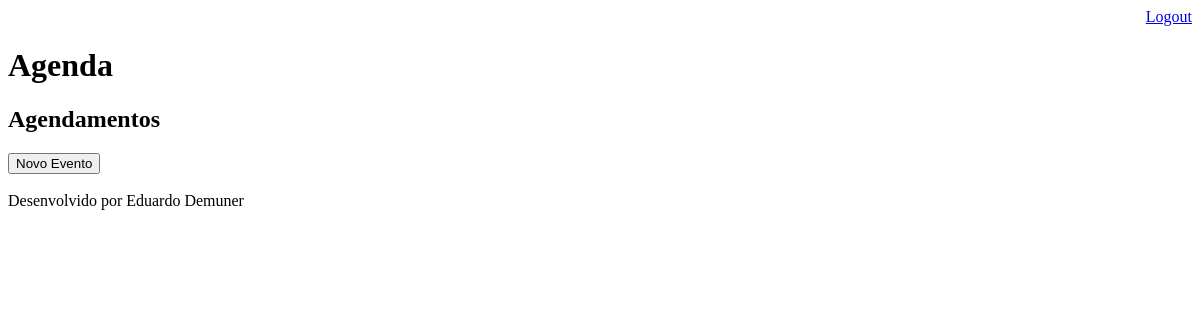
Before: /agenda/ (signed in) with the older database file.
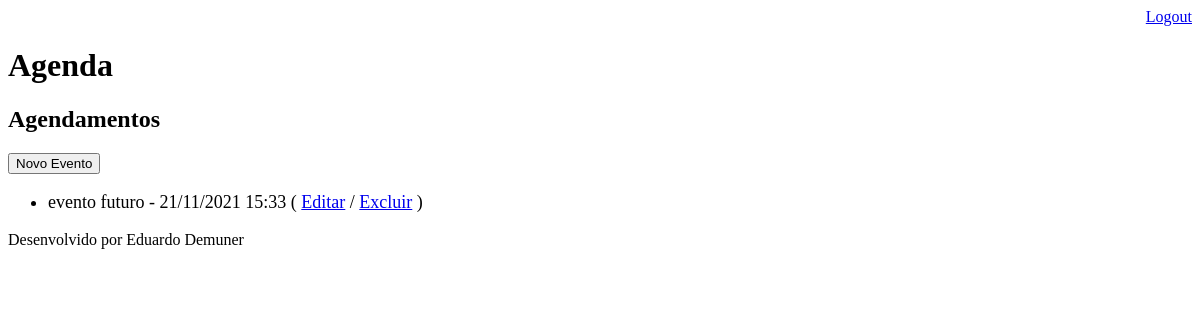
After: the same page with the newer database file.
### core/models.py (models this page shows, shortened)
class Evento(models.Model):
    titulo = models.CharField(max_length=100)
    descricao = models.TextField(blank=True, null=True)
    data_evento = models.DateTimeField(verbose_name='Data do Evento')
    data_criacao = models.DateTimeField(auto_now=True)
    usuario = models.ForeignKey(User, on_delete=models.CASCADE)
    class Meta:
        db_table = 'evento'
    def get_data_evento(self):
        return self.data_evento.strftime('%d/%m/%Y %H:%M')
    def get_evento_atrasado(self):
        if self.data_evento < datetime.now():
            return True
        else:
            return False
    def get_evento_proximo(self):
        if datetime.now() + timedelta(hours=1) >= self.data_evento:
            return True
        else:
            return False

### core/views.py (the view)
# urls.py: path('agenda/', views.lista_eventos),
@login_required(login_url='/login/')
def lista_eventos(request):
    usuario = request.user
    data_atual = datetime.now() - timedelta(hours=1)
    evento = Evento.objects.filter(usuario=usuario,
                                   data_evento__gt=data_atual)
    dados = {'eventos' : evento}
    return render(request, 'agenda.html', dados)

### core/templates/agenda.html (shortened to what this page needs)
{% extends "model-page.html" %}
{% block content %}
    <h2>Agendamentos</h2>
    <a href="evento/">
    <button type="button">Novo Evento</button>
    </a>
    <ul style="font-size: 18px">
    {% for evento in eventos %}
    <li>
        <div style=>
        <div style=>
            {{ evento.titulo }} - {{ evento.get_data_evento }}
                ( <a href="evento/?id={{ evento.id }}">Editar</a>
                / <a href="evento/delete/{{ evento.id }}">Excluir</a> )
        </div>
        </div>
    </li>
    {% endfor %}
    </ul>
{% endblock %}

### core/templates/model-page.html
<!DOCTYPE html>
<html lang="en">
<head>
    {% include "model-header.html" %}
</head>
<body>
    {% block content %} {% endblock %}
    {% include "model-footer.html" %}
</body>
</html>

### core/templates/model-header.html (shortened to what this page needs)
    <div align="right">
    <a href="/logout">Logout</a>
    </div>
    <h1>Agenda</h1>

### core/templates/model-footer.html
<p>Desenvolvido por Eduardo Demuner</p>

Changed rows visible on the page:
added Evento: titulo "evento futuro", get_data_evento "21/11/2021 15:33"
